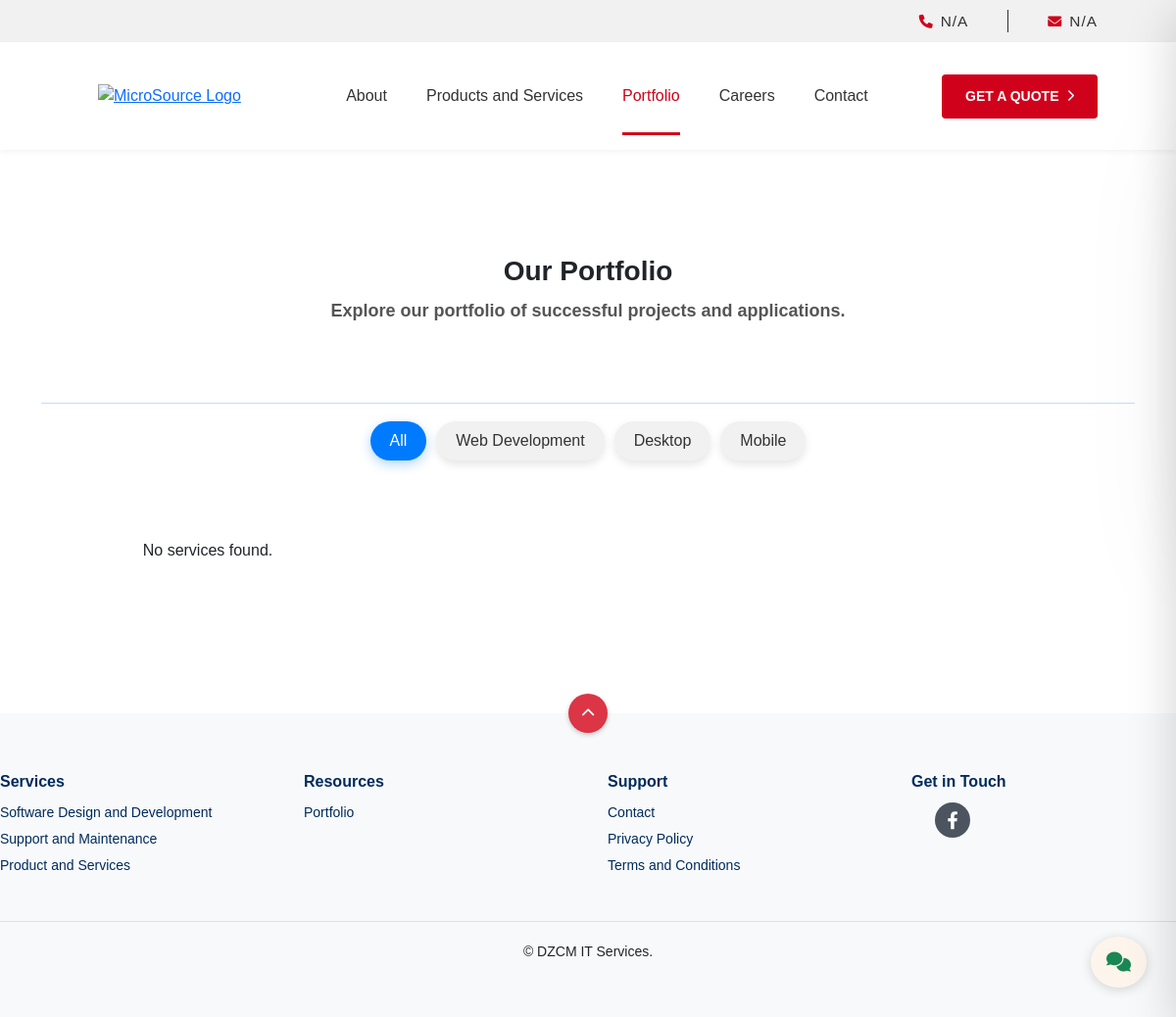
The app's page /index.php?page=portfolio, older data.
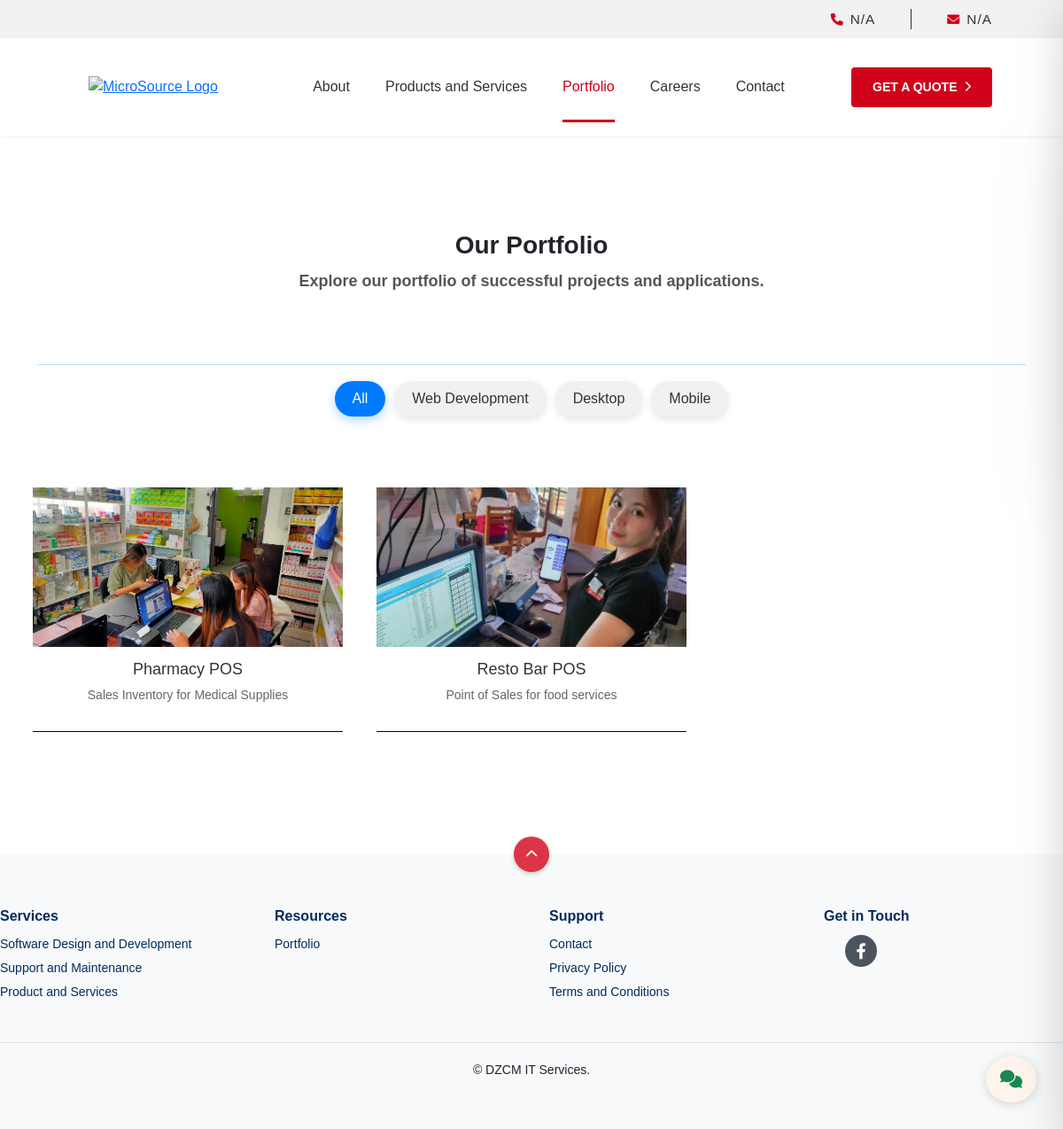
The same page, newer data.
### tables this page shows
CREATE TABLE `services` (
  `service_id` int(11) NOT NULL,
  `service_name` varchar(255) NOT NULL,
  `description` text DEFAULT NULL,
  `image` varchar(255) DEFAULT NULL
);

### pages/portfolio.php (the view, shortened to what this page needs)
<div class="about-section">
    <div class="container">
        <div class="contact-header">
            <h2 class="section-title">Our Portfolio</h2>
            <p class="section-subtitle">Explore our portfolio of successful projects and applications.</p>
        </div>
        <hr class="section-divider" />
    </div>
    <div class="portfolio-filter">
        <button class="filter-btn active" data-category="all">All</button>
        <button class="filter-btn" data-category="web-app">Web Development</button>
        <button class="filter-btn" data-category="desktop-app">Desktop</button>
        <button class="filter-btn" data-category="mobile-app">Mobile</button>
    </div>
    <div class="services">
        <?php
        include 'includes/connect.php';
        $conn->select_db("dezcom");
        $sql = "SELECT service_id, service_name, description, image, category FROM services";
        $result = $conn->query($sql);
        if ($result->num_rows > 0) {
            while ($row = $result->fetch_assoc()) {
                echo '
                        <div class="services-box" data-category="' . htmlspecialchars($row["category"]) . '">
                            <div class="image-container">
                                <img src="admin/includes/uploads/services/' . htmlspecialchars($row["image"]) . '" alt="' . htmlspecialchars($row["service_name"]) . '">
                                <a href="#" class="discover-btn" data-type="service" data-id="' . htmlspecialchars($row["service_id"]) . '">Discover More</a>
                            </div>
                            <div class="services-content">
                                <h3>' . htmlspecialchars($row["service_name"]) . '</h3>
                                <p>' . htmlspecialchars($row["description"]) . '</p>
                            </div>
                        </div>';
            }
        } else {
            echo "<p>No services found.</p>";
        }
        ?>
    </div>
</div>

### includes/header.php (shortened to what this page needs)
<!DOCTYPE html>
<html lang="en">
<head>
    <link href="https://cdnjs.cloudflare.com/ajax/libs/font-awesome/6.0.0-beta3/css/all.min.css" rel="stylesheet">
    <link href="https://cdn.jsdelivr.net/npm/bootstrap@5.3.3/dist/css/bootstrap.min.css" rel="stylesheet">
    <link rel="stylesheet" href="css/navbar.css">
    <link rel="stylesheet" href="css/services.css">
    <link rel="stylesheet" href="css/featured.css">
    <link rel="stylesheet" href="css/discover.css">
    <link rel="stylesheet" href="css/profile.css">
    <link rel="stylesheet" href="css/footer.css">
    <link rel="stylesheet" href="css/index.css">
    <link rel="stylesheet" href="css/contact.css">
    <link rel="stylesheet" href="css/about.css">
    <link rel="stylesheet" href="css/portfolio.css">
    <link rel="stylesheet" href="css/careers.css">
    <link rel="stylesheet" href="css/modals.css">
    <link rel="stylesheet" href="css/carousel.css">
    <link rel="stylesheet" href="css/chat.css">
</head>

### index.php (shortened to what this page needs)
<?php include 'includes/header.php'; ?>
<body>
    <?php include 'includes/navbar.php'; ?>
    <main class="main-content">
        <?php
        $page = isset($_GET['page']) ? $_GET['page'] : 'home';
        $allowed_pages = ['home', 'about', 'products-services', 'portfolio', 'careers', 'contact'];
        if (in_array($page, $allowed_pages) && file_exists("pages/$page.php")) {
            include("pages/$page.php");
            include 'pages/chat.php';
        } else {
            echo "<h2>Page not found!</h2>";
        }
        ?>
    </main>
    <?php include 'includes/footer.php'; ?>
</body>
</html>

### includes/navbar.php (shortened to what this page needs)
<?php
include 'includes/connect.php';
$conn->select_db("dezcom");
$sql = "SELECT * FROM company_info LIMIT 1";
$result = $conn->query($sql);
if ($result && $result->num_rows > 0) {
    $row = $result->fetch_assoc();
} else {
    $row = null;
    $phone = "N/A";
    $email = "N/A";
    $logo = "N/A";
}
?>
<div class="nav-wrapper">
    <div class="top-bar">
        <span><i class="fas fa-phone"></i><a href="tel:<?php echo $row ? $row['phone'] : $phone; ?>"> <?php echo $row ? $row['phone'] : $phone; ?></a></span>
        <span><i class="fas fa-envelope"></i> <a href="mailto:<?php echo $row ? $row['email'] : $email; ?>"><?php echo $row ? $row['email'] : $email; ?></a></span>
    </div>
    <div class="navbar-container">
        <div class="logo">
            <a href="index.php?page=home">
                <img src="admin/includes/uploads/company/<?php echo $row ? $row['logo'] : $logo; ?>" alt="MicroSource Logo">
            </a>
        </div>
        <ul class="nav-links">
            <li><a href="index.php?page=about" class="<?php echo isset($_GET['page']) && $_GET['page'] == 'about' ? 'active' : ''; ?>">About</a></li>
            <li><a href="index.php?page=products-services" class="<?php echo isset($_GET['page']) && $_GET['page'] == 'products-services' ? 'active' : ''; ?>">Products and Services</a></li>
            <li><a href="index.php?page=portfolio" class="<?php echo isset($_GET['page']) && $_GET['page'] == 'portfolio' ? 'active' : ''; ?>">Portfolio</a></li>
            <li><a href="index.php?page=careers" class="<?php echo isset($_GET['page']) && $_GET['page'] == 'careers' ? 'active' : ''; ?>">Careers</a></li>
            <li><a href="index.php?page=contact" class="<?php echo isset($_GET['page']) && $_GET['page'] == 'contact' ? 'active' : ''; ?>">Contact</a></li>
        </ul>
        <a href="#" class="quote-btn" onclick="openModal()">GET A QUOTE <i class="fas fa-chevron-right"></i></a>
    </div>
</div>

### pages/chat.php (shortened to what this page needs)
<div class="fixed-plugin">
  <a class="fixed-plugin-button text-dark position-fixed px-3 py-2">
    <i class="fa fa-comments py-2"> </i>
  </a>
</div>

### includes/footer.php
<footer class="mt-5">
  <a href=" #top" class="scroll-to-top">
    <i class="fas fa-chevron-up"></i>
  </a>
  <div class="footer-container">
    <div class="footer-column">
      <h4>Services</h4>
      <ul>
        <li><a href="#">Software Design and Development</a></li>
        <li><a href="#">Support and Maintenance</a></li>
        <li><a href="#">Product and Services</a></li>
      </ul>
    </div>
    <div class="footer-column">
      <h4>Resources</h4>
      <ul>
        <li><a href="#">Portfolio</a></li>
      </ul>
    </div>
    <div class="footer-column">
      <h4>Support</h4>
      <ul>
        <li><a href="#">Contact</a></li>
        <li><a href="#">Privacy Policy</a></li>
        <li><a href="#">Terms and Conditions</a></li>
      </ul>
    </div>
    <div class="footer-column">
      <h4>Get in Touch</h4>
      <div class="social-links ms-4">
        <a href="https://www.facebook.com/DezcomShop" target="_blank">
          <i class="fab fa-facebook-f"></i></a>
      </div>
    </div>
  </div>
  <div class="footer-bottom">
    <p>&copy; DZCM IT Services.</p>
  </div>
</footer>

### css/navbar.css (style rules this page uses)
:root { --primary-color: #d0021b; --secondary-color: #007bff; --tertiary-color: #dc3545; --text-color: #5c5c5c; --darker-text: #212121; }
* { margin: 0; padding: 0; box-sizing: border-box; font-family: Arial, sans-serif; }
body { background-color: #f8f8f8; }
.nav-wrapper { position: fixed; top: 0; left: 0; width: 100%; z-index: 999; transition: transform 0.3s ease-in-out; }
.top-bar { display: flex; justify-content: flex-end; align-items: center; background-color: #f1f1f1; padding: 10px 80px; font-size: 14px; gap: 30px; }
.top-bar span { display: flex; align-items: center; gap: 8px; }
.top-bar i { color: var(--primary-color); font-size: 14px; }
.top-bar a { text-decoration: none; color: var(--text-color); font-size: 1.1em; letter-spacing: 1px; }
.navbar-container { display: flex; justify-content: space-between; align-items: center; padding: 20px 80px; background-color: white; box-shadow: 0 2px 5px rgba(0, 0, 0, 0.05); height: 110px; }
.logo img { height: 50px; width: auto; }
.logo { margin-left: 20px; }
.nav-links { display: flex; list-style: none; gap: 40px; margin: 0; }
.nav-links a { text-decoration: none; color: var(--text-color); font-size: 16px; font-weight: 500; transition: color 0.3s; position: relative; }
.nav-links a::after { content: ""; position: absolute; bottom: -32px; left: 0; width: 100%; height: 3px; background-color: var(--primary-color); transform: scaleX(0); transition: transform 0.3s ease; }
.nav-links a:hover::after, .nav-links a.active::after { transform: scaleX(1); }
.nav-links a:hover, .nav-links a.active { color: var(--primary-color); }
.quote-btn { background-color: var(--primary-color); color: white; padding: 12px 24px; font-size: 14px; font-weight: 600; text-decoration: none; border-radius: 4px; transition: background-color 0.3s; display: flex; align-items: center; gap: 8px; }
.quote-btn i { font-size: 12px; }

### css/services.css (style rules this page uses)
:root { --primary-color: #d0021b; --secondary-color: #515457; --tertiary-color: #dc3545; --text-color: #333333; }
* { box-sizing: border-box; margin: 0; padding: 0; font-family: Arial, sans-serif; }
body { font-family: Arial, sans-serif; margin: 0; padding: 0; background-color: #ffffff; text-align: center; padding-top: 0px; }
.services { display: grid; grid-template-columns: repeat(auto-fill, minmax(280px, 1fr)); gap: 24px; justify-items: center; padding: 30px; max-width: 1200px; margin: auto; margin-top: 50px; }
.services-box { position: relative; width: 100%; max-width: 350px; background: white; overflow: hidden; text-align: center; cursor: pointer; display: flex; flex-direction: column; justify-content: space-between; border-radius: 0; transition: color 0.3s ease-in-out; margin: auto; }
.services-box::before { content: ""; position: absolute; bottom: 0; right: 0; width: 100%; height: 1px; background-color: black; transition: width 0.5s ease-in-out; border-radius: 1px; }
.services-box::after { content: ""; position: absolute; bottom: 0; left: 0; width: 0%; height: 1px; background-color: red; transition: width 0.5s ease-in-out; border-radius: 1px; }
.image-container { position: relative; width: 100%; height: 180px; overflow: hidden; }
.image-container img { width: 100%; height: 100%; object-fit: cover; transition: opacity 0.3s ease-in-out; }
.services-content { padding: 15px; }
.services-content h3 { font-size: 18px; margin-bottom: 8px; color: #333; }
.services-content p { font-size: 14px; color: #666; }

### css/featured.css (style rules this page uses)
.image-container { position: relative; width: 100%; height: 180px; overflow: hidden; }
.image-container img { width: 100%; height: 100%; object-fit: cover; transition: opacity 0.3s ease-in-out; }

### css/index.css (style rules this page uses)
:root { --primary-color: #d0021b; --secondary-color: #515457; --tertiary-color: #dc3545; --text-color: #333333; }
body { margin: 0; padding: 0; font-family: Arial, sans-serif; background-color: #ffffff; }
.about-section { padding: 60px 0; }
.image-container { position: relative; width: 100%; height: 180px; overflow: hidden; }
.image-container img { width: 100%; height: 100%; object-fit: cover; transition: opacity 0.3s ease-in-out; }

### css/contact.css (style rules this page uses)
.contact-header { font-size: 32px; font-weight: 700; text-align: center; margin-bottom: 80px; margin-top: 200px; }
.section-title { font-size: 28px; font-weight: 700; text-align: center; margin-bottom: 10px; }
.section-subtitle { text-align: center; font-size: 18px; color: #555; margin-bottom: 20px; }
.section-divider { width: 100%; height: 3px; color: #007bff; }

### css/modals.css (style rules this page uses)
h2 { margin-bottom: 10px; font-size: 24px; }

Row changes from the older to the newer data that the page shows:
added services: image (picture), service_name "Pharmacy POS", description "Sales Inventory for Medical Supplies"
added services: image (picture), service_name "Resto Bar POS", description "Point of Sales for food services"
Text that changed along with them:
text no longer shown: "No services found."
